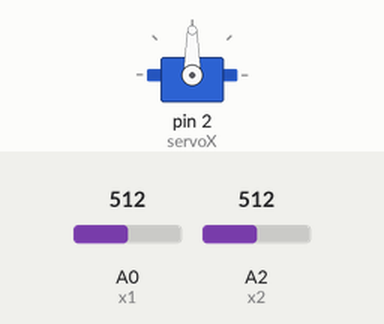
This sketch was run on a simulated Arduino Uno, built with avr-gcc and run on an emulated ATmega328P. On the bench: servo. The test bench sets the inputs (shaded band); at power-on: A0 (x1) = 512, A2 (x2) = 512.

Above: at 1.2 s.
1.3 s: A0 (x1) set to 524
3.7 s: A2 (x2) set to 537
At 5.7 s:
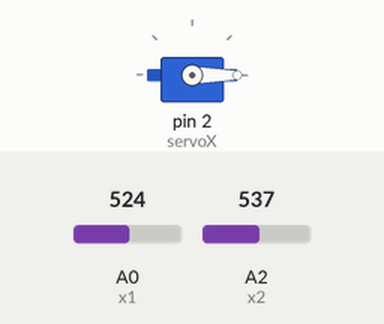
8.0 s: A2 (x2) set to 511
At 10.1 s:
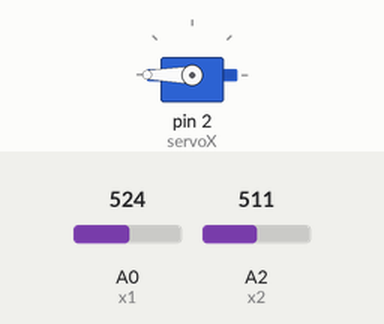
10.4 s: A2 (x2) set to 716
At 10.56 s:
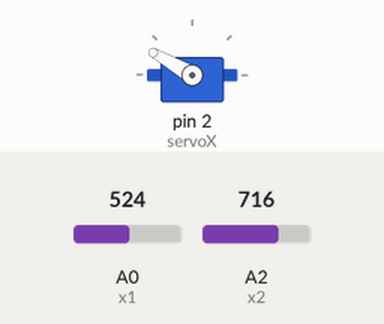
Timing chart, 0 to 13.4 s (numbered marks = the images above; inputs shaded):
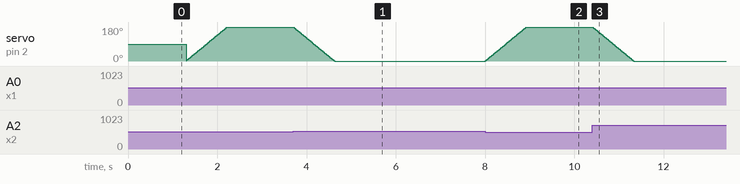

The sketch:

arduback.ino
```cpp
#include <Servo.h>
Servo servoX;

int pos = 0;

int x1 = A0;
int x2 = A2;


int defx1 = analogRead(x1);
int defx2 = analogRead(x2);

void setup() {
  servoX.attach(2);

  Serial.begin(9600);


}


void loop() {

  int x1diff = analogRead(x1) - defx1;
  int x2diff = analogRead(x2) - defx2;

  if ((x1diff > 10) || (x2diff > 10)){
    if((x1diff > x2diff) && (pos < 180)){
        pos = pos + 2;
        servoX.write(pos);
    }else if((x2diff > x1diff) && (pos > 0)){
        pos = pos - 2;
        servoX.write(pos);
    }
  }

  if (Serial.available() > 0) {
    String str = Serial.readString();

    if(str){
      if(str.startsWith("get")){
        Serial.print(pos);
      }
    }
  }

  delay(10);

}
```

Measured:
- the behaviour switches between 524 and 525 on A2 (x2) (found by bisection; images 0 and 1)
- after the input at 3.7 s, servo on pin 2 (servoX): moves from 180° to 0° over 0.93 s, starting at once
- after the input at 8.0 s, servo on pin 2 (servoX): moves from 0° to 180° over 0.93 s, starting at once
- after the input at 10.4 s, servo on pin 2 (servoX): moves from 180° to 0° over 0.93 s, starting at once
